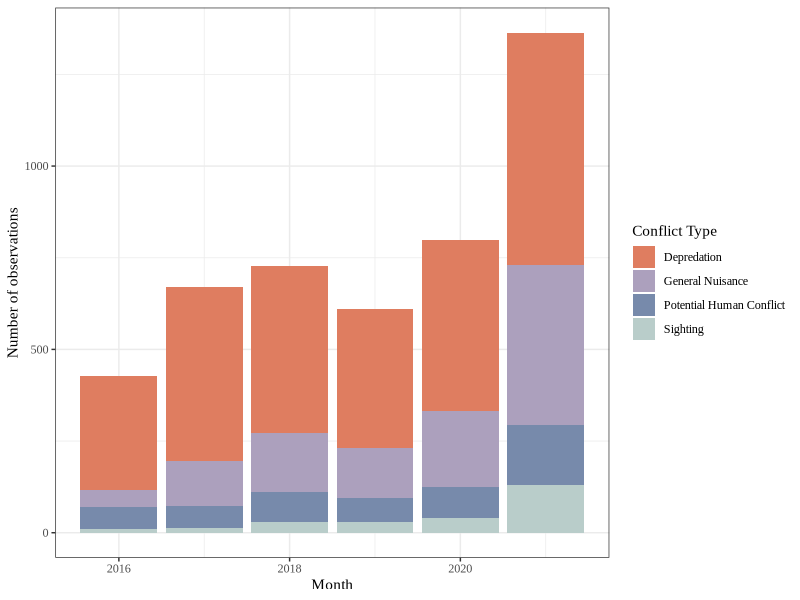
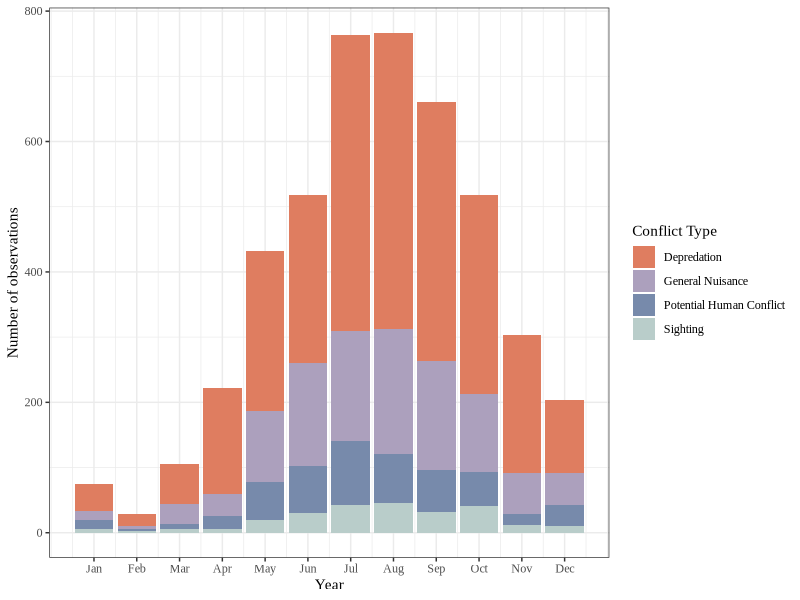

Generate these figures, in order, with R:
## ---- chunk 1
knitr::opts_chunk$set(echo = TRUE)
library(tidyverse)
library(here)
library(lubridate)

#claire's file path
gdrive_data <- "/Users/clairemeuter/Library/CloudStorage/GoogleDrive-clairemeuter@ucsb.edu/Shared drives/Black_Bear_Aware/gdrive_data"
## ---- chunk 2
wir <- read_csv(here("WIR_clean.csv")) %>% 
  mutate(date = lubridate::mdy_hm(incident_date),
         year = year(date),
         month = month(date)) %>% 
  filter(year < 2022)
## ---- chunk 3

x_var <- "month"
      x_scale <- scale_x_continuous( breaks = seq(min(wir$month), max(wir$month), by=1), labels = month.abb)
      x_limits <- coord_cartesian(xlim = c(min(wir$month), max(wir$month)))

yearly <- ggplot(data = wir) +
  geom_bar(aes(fill = confirmed_category, x = year)) +
  scale_fill_manual(
    breaks = c(
      "Depredation", "General Nuisance", "Potential Human Conflict", "Sighting"),
                        values = c("#df7d60", "#aca0bd", "#778aab", "#b9cdca")) +
  labs(y = "Number of observations",
           fill = "Conflict Type", x = "Month") +
  theme_bw() +
  coord_cartesian(ylim = c(0, NA)) +
  theme(text = element_text(family = "Times New Roman"))

yearly
## ---- chunk 4
ggplot(data = wir) +
  geom_bar(aes(fill = confirmed_category, x = month)) +
    x_scale+ 
  scale_fill_manual(
    breaks = c(
      "Depredation", "General Nuisance", "Potential Human Conflict", "Sighting"),
                        values = c("#df7d60", "#aca0bd", "#778aab", "#b9cdca")) +
  labs(y = "Number of observations",
           fill = "Conflict Type", x = "Year") +
  theme_bw() +
  coord_cartesian(ylim = c(0, NA)) +
   theme(text = element_text(family = "Times New Roman"))
